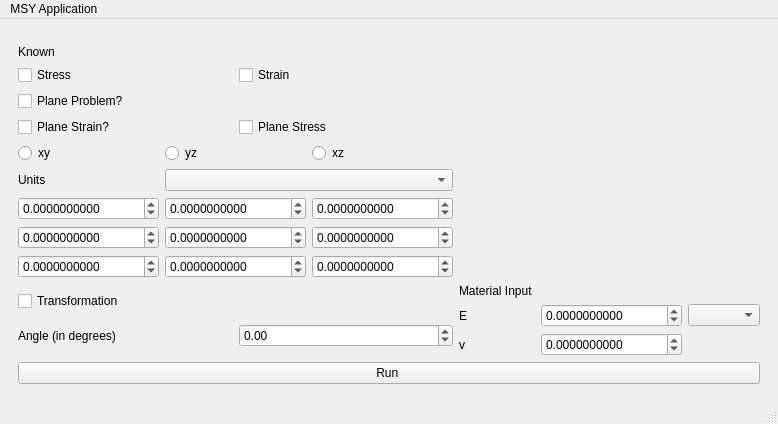
<?xml version="1.0" encoding="UTF-8"?>
<ui version="4.0">
 <class>MainWindow</class>
 <widget class="QMainWindow" name="MainWindow">
  <property name="geometry">
   <rect>
    <x>0</x>
    <y>0</y>
    <width>718</width>
    <height>424</height>
   </rect>
  </property>
  <property name="windowTitle">
   <string>MainWindow</string>
  </property>
  <widget class="QWidget" name="centralwidget">
   <layout class="QGridLayout" name="gridLayout_10">
    <item row="0" column="0">
     <widget class="QStackedWidget" name="pages">
      <property name="currentIndex">
       <number>0</number>
      </property>
      <widget class="QWidget" name="page">
       <layout class="QGridLayout" name="gridLayout_6">
        <item row="3" column="0">
         <layout class="QGridLayout" name="gridLayout_7">
          <item row="0" column="0">
           <widget class="QRadioButton" name="xy_plane">
            <property name="text">
             <string>xy</string>
            </property>
           </widget>
          </item>
          <item row="0" column="1">
           <widget class="QRadioButton" name="yz_plane">
            <property name="text">
             <string>yz</string>
            </property>
           </widget>
          </item>
          <item row="0" column="3">
           <widget class="QRadioButton" name="xz_plane">
            <property name="text">
             <string>xz</string>
            </property>
           </widget>
          </item>
         </layout>
        </item>
        <item row="4" column="0">
         <layout class="QGridLayout" name="gridLayout">
          <item row="6" column="2">
           <widget class="QDoubleSpinBox" name="zz">
            <property name="decimals">
             <number>10</number>
            </property>
            <property name="minimum">
             <double>-1000000000000000044885712678075916785549312.000000000000000</double>
            </property>
            <property name="maximum">
             <double>1000000000000000044885712678075916785549312.000000000000000</double>
            </property>
           </widget>
          </item>
          <item row="6" column="0">
           <widget class="QDoubleSpinBox" name="zx">
            <property name="decimals">
             <number>10</number>
            </property>
            <property name="minimum">
             <double>-1000000000000000044885712678075916785549312.000000000000000</double>
            </property>
            <property name="maximum">
             <double>1000000000000000044885712678075916785549312.000000000000000</double>
            </property>
           </widget>
          </item>
          <item row="6" column="1">
           <widget class="QDoubleSpinBox" name="zy">
            <property name="decimals">
             <number>10</number>
            </property>
            <property name="minimum">
             <double>-1000000000000000044885712678075916785549312.000000000000000</double>
            </property>
            <property name="value">
             <double>0.000000000000000</double>
            </property>
           </widget>
          </item>
          <item row="4" column="0">
           <widget class="QDoubleSpinBox" name="xx">
            <property name="decimals">
             <number>10</number>
            </property>
            <property name="minimum">
             <double>-99999999999999996863366107917975552.000000000000000</double>
            </property>
            <property name="maximum">
             <double>99999999999999996863366107917975552.000000000000000</double>
            </property>
            <property name="value">
             <double>0.000000000000000</double>
            </property>
           </widget>
          </item>
          <item row="5" column="2">
           <widget class="QDoubleSpinBox" name="yz">
            <property name="decimals">
             <number>10</number>
            </property>
            <property name="minimum">
             <double>-1000000000000000044885712678075916785549312.000000000000000</double>
            </property>
            <property name="maximum">
             <double>1000000000000000044885712678075916785549312.000000000000000</double>
            </property>
           </widget>
          </item>
          <item row="5" column="1">
           <widget class="QDoubleSpinBox" name="yy">
            <property name="decimals">
             <number>10</number>
            </property>
            <property name="minimum">
             <double>-1000000000000000044885712678075916785549312.000000000000000</double>
            </property>
            <property name="maximum">
             <double>1000000000000000044885712678075916785549312.000000000000000</double>
            </property>
           </widget>
          </item>
          <item row="5" column="0">
           <widget class="QDoubleSpinBox" name="yx">
            <property name="decimals">
             <number>10</number>
            </property>
            <property name="minimum">
             <double>-1000000000000000044885712678075916785549312.000000000000000</double>
            </property>
            <property name="maximum">
             <double>1000000000000000044885712678075916785549312.000000000000000</double>
            </property>
            <property name="value">
             <double>0.000000000000000</double>
            </property>
           </widget>
          </item>
          <item row="4" column="2">
           <widget class="QDoubleSpinBox" name="xz">
            <property name="decimals">
             <number>10</number>
            </property>
            <property name="minimum">
             <double>-100000000000000000620008645040778319495168.000000000000000</double>
            </property>
            <property name="maximum">
             <double>10000000000000000725314363815292351261583744096465219555182101554790400.000000000000000</double>
            </property>
           </widget>
          </item>
          <item row="4" column="1">
           <widget class="QDoubleSpinBox" name="xy">
            <property name="decimals">
             <number>10</number>
            </property>
            <property name="minimum">
             <double>-100000000000000007629769841091887003294964970946560.000000000000000</double>
            </property>
            <property name="maximum">
             <double>10000000000000000213204190094543968723012578712679649467743338496.000000000000000</double>
            </property>
           </widget>
          </item>
          <item row="0" column="0">
           <widget class="QLabel" name="label_7">
            <property name="text">
             <string>Units</string>
            </property>
           </widget>
          </item>
          <item row="0" column="1" colspan="2">
           <widget class="QComboBox" name="units_dropdown"/>
          </item>
         </layout>
        </item>
        <item row="2" column="0">
         <layout class="QGridLayout" name="gridLayout_9">
          <item row="1" column="0">
           <widget class="QCheckBox" name="plane_strain">
            <property name="text">
             <string>Plane Strain? </string>
            </property>
           </widget>
          </item>
          <item row="0" column="0">
           <widget class="QCheckBox" name="plane">
            <property name="text">
             <string>Plane Problem?</string>
            </property>
            <property name="checked">
             <bool>false</bool>
            </property>
           </widget>
          </item>
          <item row="1" column="1">
           <widget class="QCheckBox" name="plane_stress">
            <property name="text">
             <string>Plane Stress </string>
            </property>
           </widget>
          </item>
         </layout>
        </item>
        <item row="6" column="0" colspan="2">
         <widget class="QPushButton" name="run">
          <property name="text">
           <string>Run </string>
          </property>
         </widget>
        </item>
        <item row="5" column="1">
         <layout class="QGridLayout" name="gridLayout_3">
          <item row="0" column="2">
           <widget class="QLabel" name="label_3">
            <property name="text">
             <string>Material Input </string>
            </property>
           </widget>
          </item>
          <item row="2" column="2">
           <widget class="QLabel" name="label_5">
            <property name="text">
             <string>v</string>
            </property>
           </widget>
          </item>
          <item row="1" column="3">
           <widget class="QDoubleSpinBox" name="E">
            <property name="decimals">
             <number>10</number>
            </property>
            <property name="minimum">
             <double>-1000000000000000044885712678075916785549312.000000000000000</double>
            </property>
            <property name="maximum">
             <double>1000000000000000044885712678075916785549312.000000000000000</double>
            </property>
           </widget>
          </item>
          <item row="1" column="2">
           <widget class="QLabel" name="label_4">
            <property name="text">
             <string>E</string>
            </property>
           </widget>
          </item>
          <item row="2" column="3">
           <widget class="QDoubleSpinBox" name="v">
            <property name="decimals">
             <number>10</number>
            </property>
            <property name="minimum">
             <double>-1000000000000000044885712678075916785549312.000000000000000</double>
            </property>
            <property name="maximum">
             <double>1000000000000000044885712678075916785549312.000000000000000</double>
            </property>
           </widget>
          </item>
          <item row="1" column="4">
           <widget class="QComboBox" name="E_units"/>
          </item>
         </layout>
        </item>
        <item row="1" column="0">
         <layout class="QGridLayout" name="gridLayout_8">
          <item row="1" column="0">
           <widget class="QCheckBox" name="stress_input">
            <property name="text">
             <string>Stress</string>
            </property>
            <property name="autoRepeat">
             <bool>false</bool>
            </property>
           </widget>
          </item>
          <item row="1" column="1">
           <widget class="QCheckBox" name="strain_input">
            <property name="text">
             <string>Strain</string>
            </property>
            <property name="autoRepeat">
             <bool>false</bool>
            </property>
           </widget>
          </item>
          <item row="0" column="0">
           <widget class="QLabel" name="label">
            <property name="text">
             <string>Known</string>
            </property>
           </widget>
          </item>
         </layout>
        </item>
        <item row="5" column="0">
         <layout class="QGridLayout" name="gridLayout_2">
          <item row="1" column="1">
           <widget class="QLabel" name="label_6">
            <property name="text">
             <string>Angle (in degrees)</string>
            </property>
           </widget>
          </item>
          <item row="1" column="2">
           <widget class="QDoubleSpinBox" name="angle">
            <property name="minimum">
             <double>-1000000000000000044885712678075916785549312.000000000000000</double>
            </property>
            <property name="maximum">
             <double>1000000000000000044885712678075916785549312.000000000000000</double>
            </property>
           </widget>
          </item>
          <item row="0" column="1">
           <widget class="QCheckBox" name="transformation">
            <property name="text">
             <string>Transformation </string>
            </property>
           </widget>
          </item>
         </layout>
        </item>
        <item row="0" column="0">
         <spacer name="verticalSpacer">
          <property name="orientation">
           <enum>Qt::Vertical</enum>
          </property>
          <property name="sizeHint" stdset="0">
           <size>
            <width>20</width>
            <height>40</height>
           </size>
          </property>
         </spacer>
        </item>
       </layout>
      </widget>
      <widget class="QWidget" name="page_2">
       <layout class="QGridLayout" name="gridLayout_5">
        <item row="0" column="0">
         <layout class="QGridLayout" name="gridLayout_4">
          <item row="0" column="2">
           <widget class="QLabel" name="label_2">
            <property name="text">
             <string>Outputs </string>
            </property>
           </widget>
          </item>
          <item row="2" column="5">
           <widget class="QLineEdit" name="yz_out"/>
          </item>
          <item row="3" column="5">
           <widget class="QLineEdit" name="xz_out"/>
          </item>
          <item row="3" column="3">
           <widget class="QLineEdit" name="zz_out"/>
          </item>
          <item row="1" column="3">
           <widget class="QLineEdit" name="xx_out"/>
          </item>
          <item row="2" column="2">
           <widget class="QLabel" name="yy_label">
            <property name="text">
             <string>Oyy</string>
            </property>
           </widget>
          </item>
          <item row="3" column="2">
           <widget class="QLabel" name="zz_label">
            <property name="text">
             <string>Ozz</string>
            </property>
           </widget>
          </item>
          <item row="1" column="2">
           <widget class="QLabel" name="xx_label">
            <property name="text">
             <string>Oxx</string>
            </property>
           </widget>
          </item>
          <item row="2" column="3">
           <widget class="QLineEdit" name="yy_out"/>
          </item>
          <item row="2" column="4">
           <widget class="QLabel" name="yz_label">
            <property name="text">
             <string>Tyz</string>
            </property>
           </widget>
          </item>
          <item row="1" column="4">
           <widget class="QLabel" name="xy_label">
            <property name="text">
             <string>Txy</string>
            </property>
           </widget>
          </item>
          <item row="1" column="5">
           <widget class="QLineEdit" name="xy_out"/>
          </item>
          <item row="3" column="4">
           <widget class="QLabel" name="xz_label">
            <property name="text">
             <string>Txz</string>
            </property>
           </widget>
          </item>
          <item row="4" column="2">
           <widget class="QLabel" name="label_13">
            <property name="text">
             <string>Strain Energy Density</string>
            </property>
           </widget>
          </item>
          <item row="4" column="3" colspan="3">
           <widget class="QLineEdit" name="strain_energy"/>
          </item>
         </layout>
        </item>
       </layout>
      </widget>
     </widget>
    </item>
   </layout>
  </widget>
  <widget class="QMenuBar" name="menubar">
   <property name="geometry">
    <rect>
     <x>0</x>
     <y>0</y>
     <width>718</width>
     <height>21</height>
    </rect>
   </property>
   <widget class="QMenu" name="menuMSY_Application">
    <property name="title">
     <string>MSY Application </string>
    </property>
   </widget>
   <addaction name="menuMSY_Application"/>
  </widget>
  <widget class="QStatusBar" name="statusbar"/>
 </widget>
 <tabstops>
  <tabstop>stress_input</tabstop>
  <tabstop>strain_input</tabstop>
  <tabstop>plane</tabstop>
  <tabstop>xy_plane</tabstop>
  <tabstop>yz_plane</tabstop>
  <tabstop>xz_plane</tabstop>
  <tabstop>xx</tabstop>
  <tabstop>xy</tabstop>
  <tabstop>xz</tabstop>
  <tabstop>yx</tabstop>
  <tabstop>yy</tabstop>
  <tabstop>yz</tabstop>
  <tabstop>zx</tabstop>
  <tabstop>zy</tabstop>
  <tabstop>zz</tabstop>
  <tabstop>transformation</tabstop>
  <tabstop>angle</tabstop>
  <tabstop>E</tabstop>
  <tabstop>v</tabstop>
  <tabstop>run</tabstop>
 </tabstops>
 <resources/>
 <connections/>
</ui>
